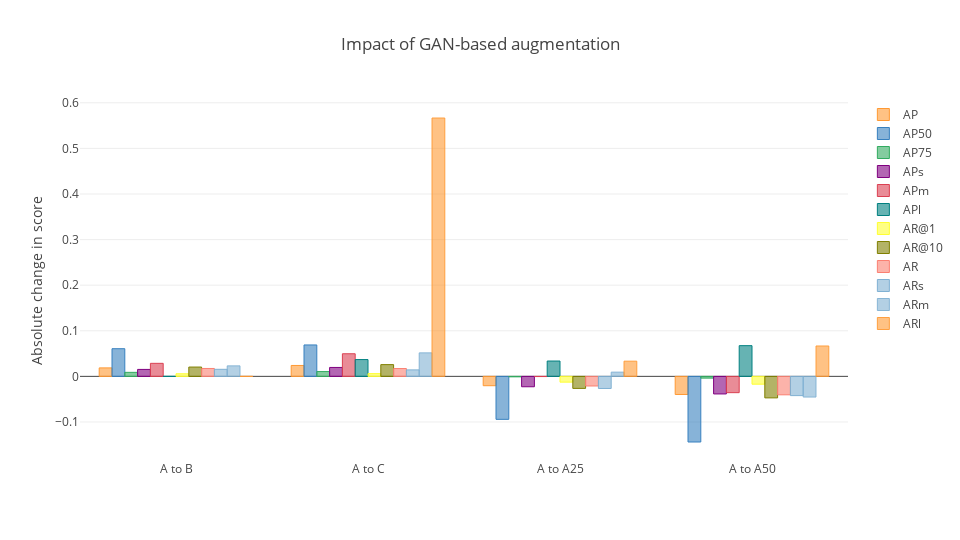

This figure's notebook cell:
### Code cell
cf.go_offline(connected = True)
config = {
    "modeBarButtonsToRemove": ["sendDataToCloud"],
    "displaylogo": False
}
layout = {
    "title": "Impact of GAN-based augmentation",
    "yaxis": {
        "title": "Absolute change in score"
    },
    "width": 960,
    "height": 540
}
fig = df_combined.iplot(kind = "bar", y = ["AP", "AP50", "AP75", "APs", "APm", "APl", "AR@1", "AR@10", "AR", "ARs", "ARm", "ARl"], layout = layout, asFigure = True)
py.offline.iplot(fig, show_link = False, config = config)

### Figure 1 — Plotly figure (JSON) as saved in the notebook; plotly's stock layout.template omitted (floating-point values rounded to 4 significant figures)
{"data": [{"marker": {"color": "rgba(255, 153, 51, 0.6)", "line": {"color": "rgba(255, 153, 51, 1.0)", "width": 1}}, "name": "AP", "orientation": "v", "text": "", "type": "bar", "uid": "58bd5c24-6757-439e-a8a7-0cc330d94e6d", "x": ["A to B", "A to C", "A to A25", "A to A50"], "y": [0.01858, 0.02393, -0.02048, -0.03969]}, {"marker": {"color": "rgba(55, 128, 191, 0.6)", "line": {"color": "rgba(55, 128, 191, 1.0)", "width": 1}}, "name": "AP50", "orientation": "v", "text": "", "type": "bar", "uid": "434c8ea4-a7c7-4187-a89f-f34effcc8c2d", "x": ["A to B", "A to C", "A to A25", "A to A50"], "y": [0.06067, 0.06889, -0.09421, -0.1439]}, {"marker": {"color": "rgba(50, 171, 96, 0.6)", "line": {"color": "rgba(50, 171, 96, 1.0)", "width": 1}}, "name": "AP75", "orientation": "v", "text": "", "type": "bar", "uid": "fce90e3e-529b-48d1-99d2-6e26c149f059", "x": ["A to B", "A to C", "A to A25", "A to A50"], "y": [0.008823, 0.01052, -0.001015, -0.003838]}, {"marker": {"color": "rgba(128, 0, 128, 0.6)", "line": {"color": "rgba(128, 0, 128, 1.0)", "width": 1}}, "name": "APs", "orientation": "v", "text": "", "type": "bar", "uid": "2f72e3e1-cc07-4fbc-870e-6f040b3260ff", "x": ["A to B", "A to C", "A to A25", "A to A50"], "y": [0.01524, 0.01957, -0.02279, -0.03856]}, {"marker": {"color": "rgba(219, 64, 82, 0.6)", "line": {"color": "rgba(219, 64, 82, 1.0)", "width": 1}}, "name": "APm", "orientation": "v", "text": "", "type": "bar", "uid": "894f7280-6511-49c3-9a96-ffbaba049047", "x": ["A to B", "A to C", "A to A25", "A to A50"], "y": [0.02857, 0.0496, -0.0003835, -0.03576]}, {"marker": {"color": "rgba(0, 128, 128, 0.6)", "line": {"color": "rgba(0, 128, 128, 1.0)", "width": 1}}, "name": "APl", "orientation": "v", "text": "", "type": "bar", "uid": "ace63f87-8eda-4a31-97ea-65117fc7cfdb", "x": ["A to B", "A to C", "A to A25", "A to A50"], "y": [0, 0.03685, 0.03366, 0.06733]}, {"marker": {"color": "rgba(255, 255, 51, 0.6)", "line": {"color": "rgba(255, 255, 51, 1.0)", "width": 1}}, "name": "AR@1", "orientation": "v", "text": "", "type": "bar", "uid": "32540ec5-a3f1-4bce-bdd4-94d47318e9e1", "x": ["A to B", "A to C", "A to A25", "A to A50"], "y": [0.005673, 0.006062, -0.01267, -0.01715]}, {"marker": {"color": "rgba(128, 128, 0, 0.6)", "line": {"color": "rgba(128, 128, 0, 1.0)", "width": 1}}, "name": "AR@10", "orientation": "v", "text": "", "type": "bar", "uid": "5f7141b9-5e6f-4c79-8a45-2ce4b87edf8c", "x": ["A to B", "A to C", "A to A25", "A to A50"], "y": [0.02042, 0.0258, -0.02639, -0.04716]}, {"marker": {"color": "rgba(251, 128, 114, 0.6)", "line": {"color": "rgba(251, 128, 114, 1.0)", "width": 1}}, "name": "AR", "orientation": "v", "text": "", "type": "bar", "uid": "f66a1398-105f-4f1f-85d3-5a6b072fe593", "x": ["A to B", "A to C", "A to A25", "A to A50"], "y": [0.01734, 0.01718, -0.0211, -0.04045]}, {"marker": {"color": "rgba(128, 177, 211, 0.6)", "line": {"color": "rgba(128, 177, 211, 1.0)", "width": 1}}, "name": "ARs", "orientation": "v", "text": "", "type": "bar", "uid": "0d6a14b5-2309-4805-9959-32b7fccec2ff", "x": ["A to B", "A to C", "A to A25", "A to A50"], "y": [0.01551, 0.01419, -0.02655, -0.04221]}, {"marker": {"color": "rgba(128, 177, 211, 0.6)", "line": {"color": "rgba(128, 177, 211, 0.8999999999999999)", "width": 1}}, "name": "ARm", "orientation": "v", "text": "", "type": "bar", "uid": "b8380f96-550b-4dc9-badf-05d89c0f13b6", "x": ["A to B", "A to C", "A to A25", "A to A50"], "y": [0.02302, 0.05155, 0.009278, -0.04536]}, {"marker": {"color": "rgba(255, 153, 51, 0.6)", "line": {"color": "rgba(255, 153, 51, 0.8999999999999999)", "width": 1}}, "name": "ARl", "orientation": "v", "text": "", "type": "bar", "uid": "942faa43-71a9-4b62-9dc9-0f7e2e0f7b24", "x": ["A to B", "A to C", "A to A25", "A to A50"], "y": [0, 0.5667, 0.03333, 0.06667]}], "layout": {"height": 540, "title": {"text": "Impact of GAN-based augmentation"}, "width": 960, "yaxis": {"title": {"text": "Absolute change in score"}}}}
